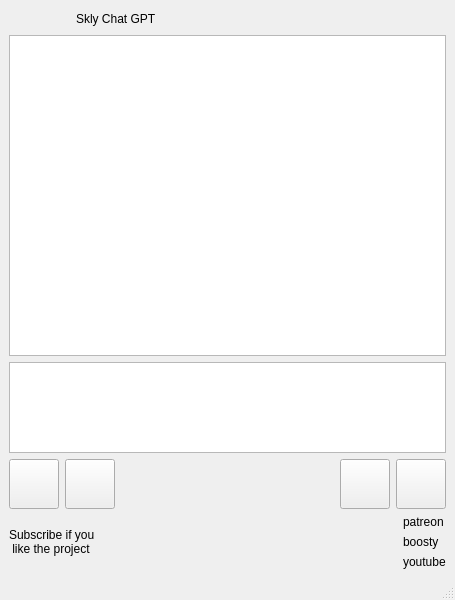
<?xml version="1.0" encoding="UTF-8"?>
<ui version="4.0">
 <class>MainWindow</class>
 <widget class="QMainWindow" name="MainWindow">
  <property name="geometry">
   <rect>
    <x>0</x>
    <y>0</y>
    <width>455</width>
    <height>600</height>
   </rect>
  </property>
  <property name="windowTitle">
   <string>MainWindow</string>
  </property>
  <widget class="QWidget" name="centralwidget">
   <layout class="QVBoxLayout" name="verticalLayout_2">
    <item>
     <layout class="QHBoxLayout" name="horizontalLayout">
      <item>
       <spacer name="horizontalSpacer_3">
        <property name="orientation">
         <enum>Qt::Horizontal</enum>
        </property>
        <property name="sizeHint" stdset="0">
         <size>
          <width>40</width>
          <height>20</height>
         </size>
        </property>
       </spacer>
      </item>
      <item>
       <widget class="QLabel" name="label">
        <property name="minimumSize">
         <size>
          <width>304</width>
          <height>16</height>
         </size>
        </property>
        <property name="styleSheet">
         <string notr="true">font: 16pt &quot;MS Shell Dlg 2&quot;;</string>
        </property>
        <property name="text">
         <string>Skly Chat GPT</string>
        </property>
       </widget>
      </item>
      <item>
       <spacer name="horizontalSpacer">
        <property name="orientation">
         <enum>Qt::Horizontal</enum>
        </property>
        <property name="sizeHint" stdset="0">
         <size>
          <width>40</width>
          <height>20</height>
         </size>
        </property>
       </spacer>
      </item>
     </layout>
    </item>
    <item>
     <widget class="QTextBrowser" name="textBrowserResponse"/>
    </item>
    <item>
     <widget class="QTextEdit" name="textEditRequest">
      <property name="maximumSize">
       <size>
        <width>16777215</width>
        <height>91</height>
       </size>
      </property>
     </widget>
    </item>
    <item>
     <layout class="QHBoxLayout" name="horizontalLayout_4">
      <item>
       <widget class="QPushButton" name="pushButton">
        <property name="minimumSize">
         <size>
          <width>50</width>
          <height>50</height>
         </size>
        </property>
        <property name="maximumSize">
         <size>
          <width>50</width>
          <height>50</height>
         </size>
        </property>
        <property name="text">
         <string/>
        </property>
        <property name="icon">
         <iconset resource="Image.qrc">
          <normaloff>:/Images/Settings.png</normaloff>:/Images/Settings.png</iconset>
        </property>
        <property name="iconSize">
         <size>
          <width>50</width>
          <height>50</height>
         </size>
        </property>
       </widget>
      </item>
      <item>
       <widget class="QPushButton" name="pushButton_bluetooth">
        <property name="minimumSize">
         <size>
          <width>50</width>
          <height>50</height>
         </size>
        </property>
        <property name="maximumSize">
         <size>
          <width>50</width>
          <height>50</height>
         </size>
        </property>
        <property name="text">
         <string/>
        </property>
        <property name="icon">
         <iconset resource="Image.qrc">
          <normaloff>:/Images/bluetooth.png</normaloff>:/Images/bluetooth.png</iconset>
        </property>
        <property name="iconSize">
         <size>
          <width>50</width>
          <height>50</height>
         </size>
        </property>
       </widget>
      </item>
      <item>
       <spacer name="horizontalSpacer_4">
        <property name="orientation">
         <enum>Qt::Horizontal</enum>
        </property>
        <property name="sizeHint" stdset="0">
         <size>
          <width>40</width>
          <height>20</height>
         </size>
        </property>
       </spacer>
      </item>
      <item>
       <widget class="QPushButton" name="pushButton_clear">
        <property name="minimumSize">
         <size>
          <width>50</width>
          <height>50</height>
         </size>
        </property>
        <property name="maximumSize">
         <size>
          <width>50</width>
          <height>50</height>
         </size>
        </property>
        <property name="text">
         <string/>
        </property>
        <property name="icon">
         <iconset resource="Image.qrc">
          <normaloff>:/Images/clear.png</normaloff>:/Images/clear.png</iconset>
        </property>
        <property name="iconSize">
         <size>
          <width>50</width>
          <height>50</height>
         </size>
        </property>
       </widget>
      </item>
      <item>
       <widget class="QPushButton" name="pushButtonSend">
        <property name="minimumSize">
         <size>
          <width>50</width>
          <height>50</height>
         </size>
        </property>
        <property name="maximumSize">
         <size>
          <width>50</width>
          <height>50</height>
         </size>
        </property>
        <property name="text">
         <string/>
        </property>
        <property name="icon">
         <iconset resource="Image.qrc">
          <normaloff>:/Images/send.png</normaloff>:/Images/send.png</iconset>
        </property>
        <property name="iconSize">
         <size>
          <width>50</width>
          <height>50</height>
         </size>
        </property>
       </widget>
      </item>
     </layout>
    </item>
    <item>
     <layout class="QHBoxLayout" name="horizontalLayout_2">
      <item>
       <widget class="QLabel" name="label_2">
        <property name="text">
         <string>Subscribe if you 
 like the project</string>
        </property>
       </widget>
      </item>
      <item>
       <spacer name="horizontalSpacer_2">
        <property name="orientation">
         <enum>Qt::Horizontal</enum>
        </property>
        <property name="sizeHint" stdset="0">
         <size>
          <width>40</width>
          <height>20</height>
         </size>
        </property>
       </spacer>
      </item>
      <item>
       <layout class="QVBoxLayout" name="verticalLayout">
        <item>
         <widget class="QLabel" name="label_help_patreon">
          <property name="text">
           <string>patreon</string>
          </property>
         </widget>
        </item>
        <item>
         <widget class="QLabel" name="label_help_boosty">
          <property name="text">
           <string>boosty</string>
          </property>
         </widget>
        </item>
        <item>
         <widget class="QLabel" name="label_youtube">
          <property name="text">
           <string>youtube</string>
          </property>
         </widget>
        </item>
       </layout>
      </item>
     </layout>
    </item>
   </layout>
  </widget>
  <widget class="QMenuBar" name="menubar">
   <property name="geometry">
    <rect>
     <x>0</x>
     <y>0</y>
     <width>455</width>
     <height>26</height>
    </rect>
   </property>
  </widget>
  <widget class="QStatusBar" name="statusbar"/>
 </widget>
 <resources>
  <include location="Image.qrc"/>
 </resources>
 <connections/>
</ui>
